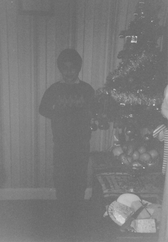
#> input picture Lab 03/images/christmas.png, 168 x 242 px, shrunk from 355 x 512 before the run
$ jupyter execute LABexc3-ELE510-2023.ipynb
#> lines starting #> are read from the running program, lines starting #| are printed output that depends on the picture
#> further down, img is the input picture: shape (242, 168, 3); min 98, max 215, mean 120.5
**B M Nafis Fuad**

**ID: 274502**

# ELE510 Image Processing with robot vision: LAB, Exercise 3, Histogram and point transformations

**Purpose:** *To learn about the image histogram, histogram equalization and image noise.*

The theory for this exercise can be found in chapter 3 of the text book [1]. Supplementary information can found in chapter 1, 2 and 3 in the compendium [2]. See also the following documentations for help:
- [OpenCV](https://docs.opencv.org/4.8.0/d6/d00/tutorial_py_root.html)
- [numpy](https://numpy.org/doc/stable/)
- [matplotlib](https://matplotlib.org/stable/users/index.html)

**IMPORTANT:** Read the text carefully before starting the work. In
many cases it is necessary to do some preparations before you start the work
on the computer. Read necessary theory and answer the theoretical part
frst. The theoretical and experimental part should be solved individually.
The notebook must be approved by the lecturer or his assistant.

**Approval:**
<div class="alert alert-block alert-success">
The current notebook should be submitted on CANVAS as a single pdf file.
</div>

<div class="alert alert-block alert-info">
    To export the notebook in a pdf format, goes to File -> Download as -> PDF via LaTeX (.pdf).
</div>

**Note regarding the notebook**: The theoretical questions can be answered directly on the notebook using a *Markdown* cell and LaTex commands (if relevant). In alternative, you can attach a scan (or an image) of the answer directly in the cell.

Possible ways to insert an image in the markdown cell:

``

``

**Under you will find parts of the solution that is already programmed.**

<div class="alert alert-block alert-info">
    <p>You have to fill out code everywhere it is indicated with `...`</p>
    <p>The code section under `######## a)` is answering subproblem a) etc.</p>
</div>

## Problem 1

The histogram for an image of a **black** cilinder and **white** background is $[5600,980,10,0,0,40,11200,80000]$, where 8 gray levels are used.

The radius of the cilinder is $r = 85\text{mm}$ and the height is $h = 310\text{mm}$. The cilinder is perfectly oriented to only see the lateral area, but not the top or bottom of the cilinder.

Use this information to find the pixel size, $\Delta x = \Delta y$.

**Describe the steps to arrive to the solution.**

Here,

    Cylinder Radius, r = 85 mm
    Cylinder Height, h = 310 mm
    So, Lateral Area of Cylinder, A = 2*pi*r*h = 2*pi*85*310 mm²

Now, to find the pixel size we can use the following formula,

    A = Number of Pixels on the Cylinder * Δx²
    So, Δx = sqrt(A / Number of Pixels on the Cylinder)
           = sqrt((2*pi*85*310 mm²) / (5600+980+10+40+11200+80000))
           = 1.3 mm

Δx = Δy = 1.3 mm

## Problem 2

For images, such as `./images/christmas.png`, some processing is normally desired to improve the contrast. The simplest approach for doing this is called histogram stretching. For a given image, where the used pixel values range from $g_{\text{min}}$ to $g_{\text{max}}$ we can spread these so they cover the entire $[0, G-1]$ range. The formula for histogram stretching is given by:

\begin{equation*}
	g_{\text{new}} = \left\lfloor {\frac{g_{\text{old}}-g_{\text{min}}}{g_{\text{max}}-g_{\text{min}}}G + 0.5} \right\rfloor
\end{equation*}

Where $g_{\text{old}}$ is an old pixel value, and $g_{\text{new}}$ a new pixel value.

**a)** Make a small Python function, taking an image as input, perform histogram stretching using the previous equation, and giving the increased contrast image as output. Use an 8-bit grayscale range (G=255). Show and explain the result using `./images/christmas.png` as an example.

[cell 1]
# Import the packages
import cv2
import numpy as np
import matplotlib.pyplot as plt

[cell 2]
"""
Function that takes in input an image and return the same image stretched.
"""
def histogram_stretch(img):
    G = 255  # Number of gray levels
    g_min = np.min(img)
#> g_min = 98
    g_max = np.max(img)
#> g_max = 215

    # Apply histogram stretching to the entire image
    stretched_img = ((img - g_min) / (g_max - g_min)) * G + 0.5
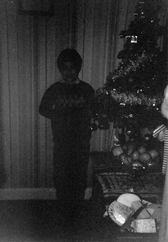
#> stretched_img: shape (242, 168, 3) float64; min 0.5, max 255.5, mean 49.6; drawn with min black and max white

    # Ensure pixel values are within the 0-255 range
    stretched_img = np.clip(stretched_img, 0, 255)

    return stretched_img.astype(np.uint8)

[cell 3]
# Read the image and convert it to RGB channels
img = cv2.imread("./images/christmas.png")
img = cv2.cvtColor(img, cv2.COLOR_BGR2RGB)

# Use the function to improve the contrast of the image
img_stretch = histogram_stretch(img)

plt.figure(figsize=(20,20))
plt.subplot(1, 2, 1)
plt.imshow(img)
plt.title('Normal image')
plt.subplot(1, 2, 2)
plt.imshow(img_stretch)
plt.title('Stretched image')
plt.show()

## Problem 3

In this experiment we use **four** images.
The two first are gray level images, `./images/pout.jpg` and `./images/tire.jpg`.
The other two are colour images captured with a standard digital camera.
We want to study image enhancement with histogram equalization.

*We simplify by using only gray level images*.
Therefore, the colour images are first read to gray level; a grey level image can be imported using the flag (`cv2.IMREAD_GRAYSCALE`).
The colour images are `./images/waterfall2.jpg` and `./images/restaurantSpain.jpg`, available from CANVAS.

<details style="margin-top:20px">
    <summary>
        <font size="2" color="green"><b>Click here for optional hints</b></font>
    </summary>
    <p>1. Make a Python function or script that do histogram equalization <code>cv2.equalizeHist</code>, </p>
    <p>2. computes the histograms <code>plt.hist</code> for both the input image and the output image, </p>
    <p>3. and displays both images with histograms in the same figure (use <code>plt.figure</code> and <code>plt.subplot</code>).</p>
</details>

**a)** Use Python and find the histograms for the images. Plot the normalized cumulative distribution function (CDF) over the histogram.

**b)** (Part-01) Perform histogram equalization of these images and find the new histograms.  Plot the normalized CDF over the new histogram.

[cell 4]
# Define a function for histogram equalization and visualization
def histogram_equalization(img_path):
    # Read the input image in grayscale
#> called with img_path = './images/pout.jpg'
    img = cv2.imread(img_path, cv2.IMREAD_GRAYSCALE)
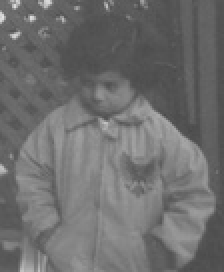
#> input picture Lab 03/images/pout.jpg, 112 x 136 px, shrunk from 237 x 288 before the run (shown 2 times larger)
#> img is the input picture: shape (136, 112); min 73, max 226, mean 110.6

    # Perform histogram equalization
    equalized_img = cv2.equalizeHist(img)
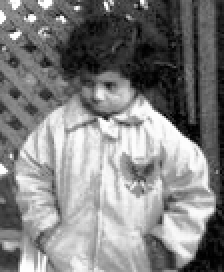
#> equalized_img: shape (136, 112) (shown 2 times larger); min 0, max 255, mean 129.4

    # Compute histograms for the input and output images
    hist_input = cv2.calcHist([img], [0], None, [256], [0, 256])
#> hist_input = 256 values, max 466 at index 83, min 0 at index 0, mean 59.5
    hist_output = cv2.calcHist([equalized_img], [0], None, [256], [0, 256])
#> hist_output = 256 values, max 466 at index 31, min 0 at index 3, mean 59.5

    # Normalize the histograms
    hist_input /= hist_input.sum()
#> hist_input = 256 values, max 0.0306 at index 83, min 0 at index 0, mean 0.00391
    hist_output /= hist_output.sum()
#> hist_output = 256 values, max 0.0306 at index 31, min 0 at index 3, mean 0.00391

    # Compute the cumulative distribution functions (CDFs)
    cdf_input = np.cumsum(hist_input)
#> cdf_input = 256 values from 0 to 1
    cdf_output = np.cumsum(hist_output)
#> cdf_output = 256 values from 0.00112 to 1

    # Plot the input and output images with their histograms and CDFs
    plt.figure(figsize=(18, 10))

    # Input image
    plt.subplot(2, 3, 1)
    plt.imshow(img, cmap='gray')
    plt.title('Input Image')

    # Input Histogram
    plt.subplot(2, 3, 2)
    plt.hist(img.flatten(),256,[0,256])
    plt.title('Input Histogram')

    # Input CDF
    plt.subplot(2, 3, 3)
    plt.plot(cdf_input, color='blue', label='Input CDF')
    plt.title('Input CDFs')

    # Equalized image
    plt.subplot(2, 3, 4)
    plt.imshow(equalized_img, cmap='gray')
    plt.title('Equalized Image')

    # Equalized histogram
    plt.subplot(2, 3, 5)
    plt.hist(equalized_img.flatten(),256,[0,256])
    plt.title('Equalized Histogram')

    # Equalized CDFs
    plt.subplot(2, 3, 6)
    plt.plot(cdf_output, color='red', label='Equalized CDF')
    plt.title('Equalized CDFs')

    plt.tight_layout()
    plt.show()
#> figure, not shown here; panel 2: tallest bar 466 high, from x = 83 to 84; panel 3: curve peaks at x = 226, y = 1; panel 5: tallest bar 466 high, from x = 31 to 32; panel 6: curve peaks at x = 255, y = 1

[cell 5]
histogram_equalization('./images/pout.jpg')

[cell 6]
histogram_equalization('./images/tire.jpg')
#> call 2 of histogram_equalization, with img_path = './images/tire.jpg'
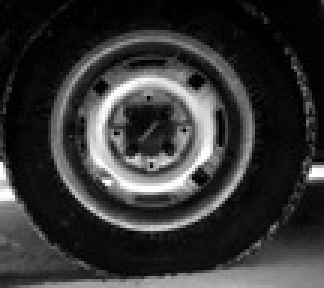
#> input picture Lab 03/images/tire.jpg, 108 x 96 px, shrunk from 227 x 202 before the run (shown 3 times larger)
#> in histogram_equalization, img is the input picture: shape (96, 108); min 0, max 255, mean 53.1
#> in histogram_equalization (call 2), `equalized_img = cv2.equalizeHist(img)`:
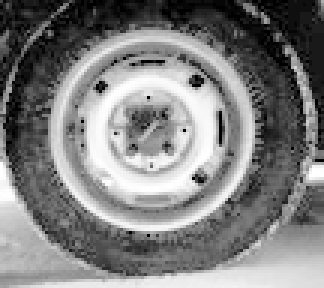
#> equalized_img: shape (96, 108) (shown 3 times larger); min 0, max 255, mean 126.8
#> in histogram_equalization (call 2), `hist_input = cv2.calcHist([img], [0], None, [256], [0, 256])`: hist_input = 256 values, max 372 at index 2, min 1 at index 234, mean 40.5
#> in histogram_equalization (call 2), `hist_output = cv2.calcHist([equalized_img], [0], None, [256], [0, 256])`: hist_output = 256 values, max 372 at index 15, min 0 at index 1, mean 40.5
#> in histogram_equalization (call 2), `hist_input /= hist_input.sum()`: hist_input = 256 values, max 0.0359 at index 2, min 9.65e-05 at index 234, mean 0.00391
#> in histogram_equalization (call 2), `hist_output /= hist_output.sum()`: hist_output = 256 values, max 0.0359 at index 15, min 0 at index 1, mean 0.00391
#> in histogram_equalization (call 2), `cdf_input = np.cumsum(hist_input)`: cdf_input = 256 values from 0.0195 to 1

[cell 7]
histogram_equalization('./images/waterfall2.jpg')
#> call 3 of histogram_equalization, with img_path = './images/waterfall2.jpg'
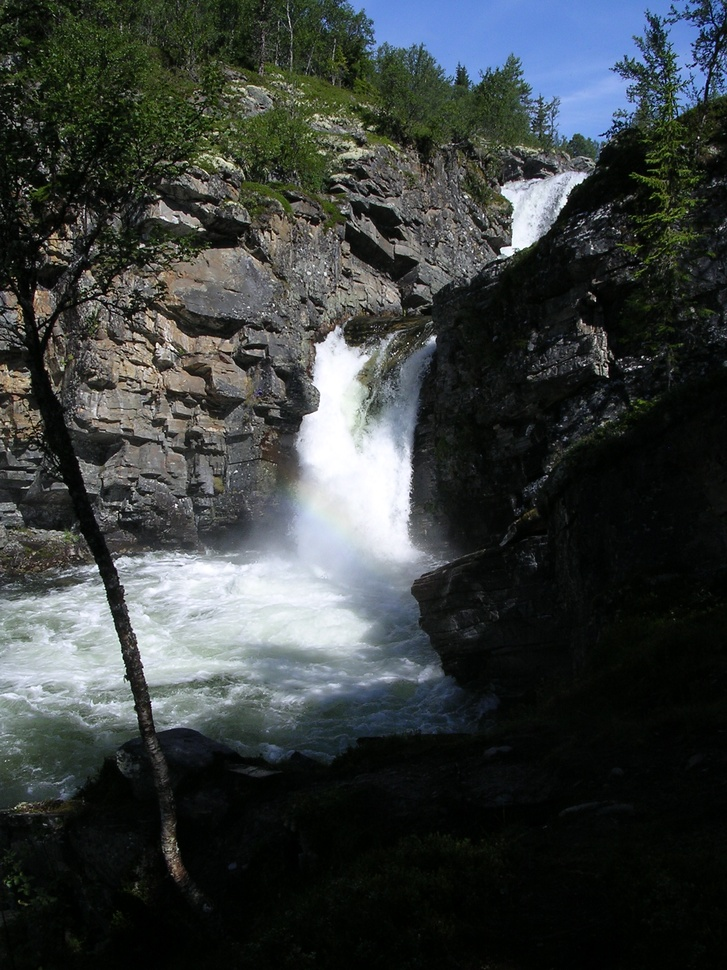
#> input picture Lab 03/images/waterfall2.jpg, 727 x 970 px, shrunk from 1536 x 2048 before the run
#> in histogram_equalization (call 3), `equalized_img = cv2.equalizeHist(img)`:
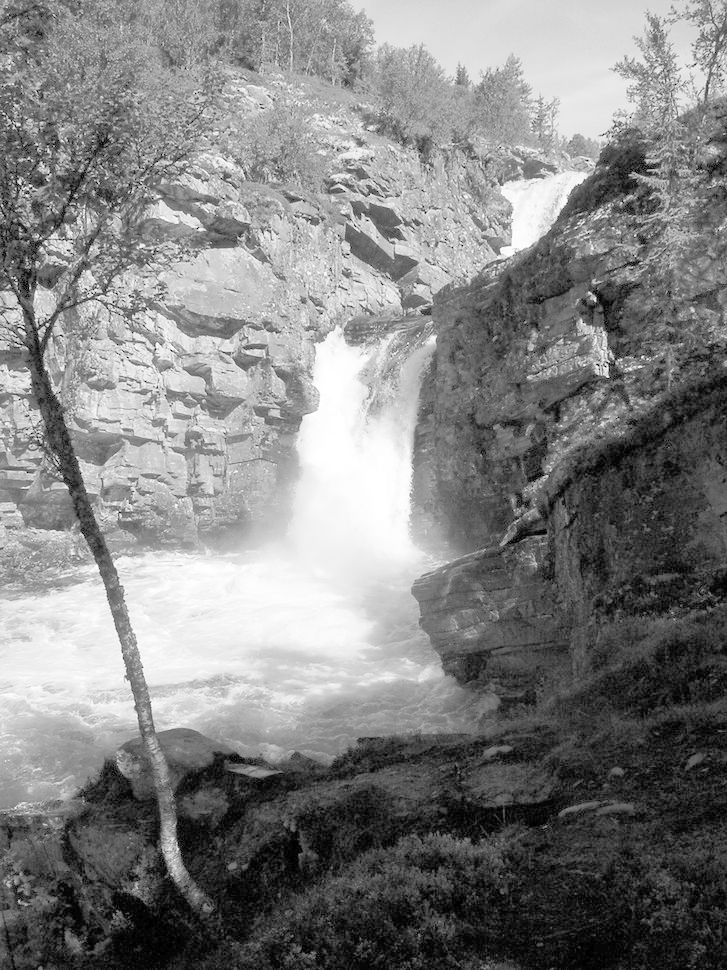
#> equalized_img: shape (970, 727); min 0, max 255, mean 129.1
#> in histogram_equalization (call 3), `hist_input = cv2.calcHist([img], [0], None, [256], [0, 256])`: hist_input = 256 values, max 35291 at index 4, min 526 at index 181, mean 2754.6
#> in histogram_equalization (call 3), `hist_output = cv2.calcHist([equalized_img], [0], None, [256], [0, 256])`: hist_output = 256 values, max 35291 at index 42, min 0 at index 1, mean 2754.6
#> in histogram_equalization (call 3), `hist_input /= hist_input.sum()`: hist_input = 256 values, max 0.05 at index 4, min 0.000746 at index 181, mean 0.00391
#> in histogram_equalization (call 3), `hist_output /= hist_output.sum()`: hist_output = 256 values, max 0.05 at index 42, min 0 at index 1, mean 0.00391
#> in histogram_equalization (call 3), `cdf_input = np.cumsum(hist_input)`: cdf_input = 256 values from 0.00361 to 1

[cell 8]
histogram_equalization('./images/restaurantSpain.jpg')
#> call 4 of histogram_equalization, with img_path = './images/restaurantSpain.jpg'
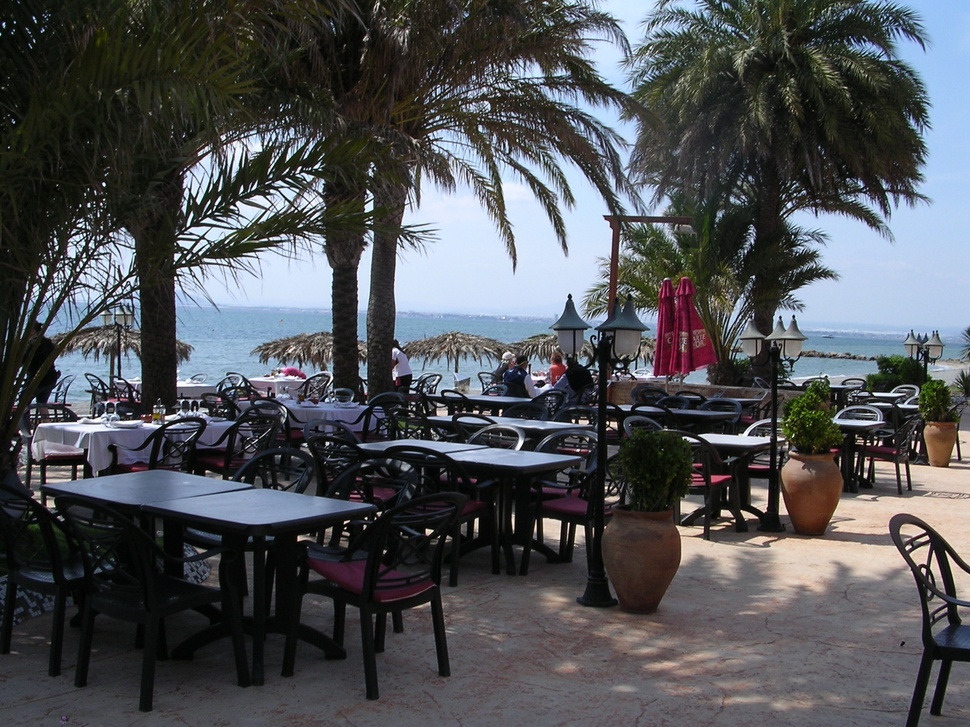
#> input picture Lab 03/images/restaurantSpain.jpg, 970 x 727 px, shrunk from 2048 x 1536 before the run
#> in histogram_equalization (call 4), `equalized_img = cv2.equalizeHist(img)`:
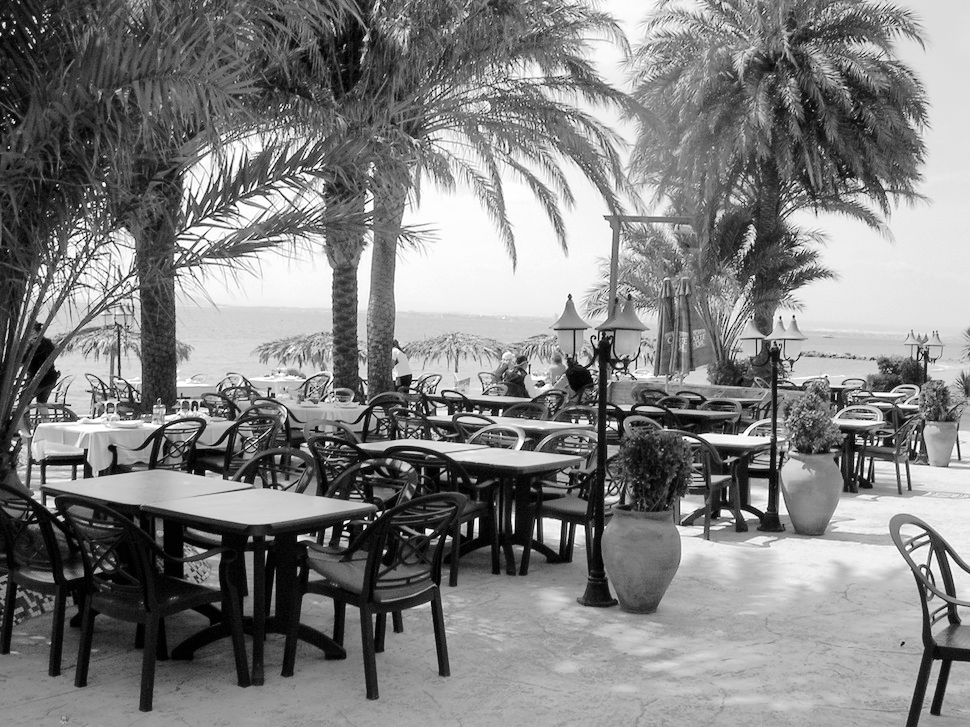
#> equalized_img: shape (727, 970); min 0, max 255, mean 128.4
#> in histogram_equalization (call 4), `hist_input = cv2.calcHist([img], [0], None, [256], [0, 256])`: hist_input = 256 values, max 9030 at index 22, min 83 at index 0, mean 2754.6
#> in histogram_equalization (call 4), `hist_output = cv2.calcHist([equalized_img], [0], None, [256], [0, 256])`: hist_output = 256 values, max 9030 at index 53, min 0 at index 4, mean 2754.6
#> in histogram_equalization (call 4), `hist_input /= hist_input.sum()`: hist_input = 256 values, max 0.0128 at index 22, min 0.000118 at index 0, mean 0.00391
#> in histogram_equalization (call 4), `hist_output /= hist_output.sum()`: hist_output = 256 values, max 0.0128 at index 53, min 0 at index 4, mean 0.00391
#> in histogram_equalization (call 4), `cdf_input = np.cumsum(hist_input)`: cdf_input = 256 values from 0.000118 to 1
#> in histogram_equalization (call 4), `cdf_output = np.cumsum(hist_output)`: cdf_output = 256 values from 0.000892 to 1
#> in histogram_equalization (call 4), `plt.show()`:
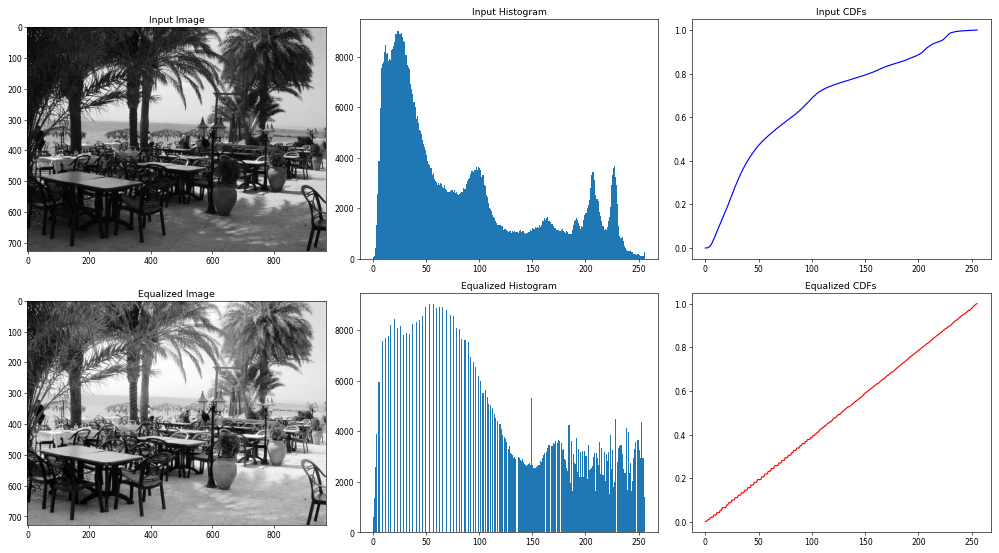
#> figure drawn by matplotlib, 6 panels; panel 2: tallest bar 9030 high, from x = 22 to 23; panel 3: curve peaks at x = 255, y = 1; panel 5: tallest bar 9030 high, from x = 53 to 54; panel 6: curve peaks at x = 255, y = 1
